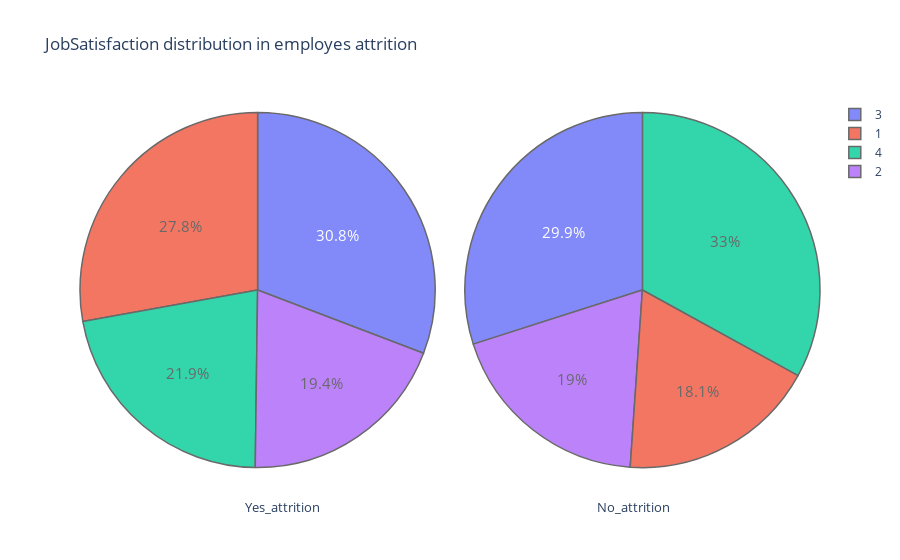

Notebook code cell kept with this figure:
### Code cell
plot("JobSatisfaction")

### Figure 1 — Plotly figure (JSON) as saved in the notebook; plotly's stock layout.template omitted (floating-point values rounded to 4 significant figures)
{"data": [{"domain": {"x": [0, 0.48]}, "hoverinfo": "label+percent+name", "labels": [3, 1, 4, 2], "marker": {"colors": [[0.2824, 0.4706, 0.8157], [0.9333, 0.5216, 0.2902], [0.4157, 0.8, 0.3922], [0.8392, 0.3725, 0.3725], [0.5843, 0.4235, 0.7059], [0.549, 0.3804, 0.2353], [0.8627, 0.4941, 0.7529], [0.4745, 0.4745, 0.4745], [0.8353, 0.7333, 0.4039], [0.5098, 0.7765, 0.8863]], "line": {"width": 1.5}}, "name": "attrition employes", "opacity": 0.8, "textfont": {"size": 15}, "type": "pie", "values": [73, 66, 52, 46]}, {"domain": {"x": [0.52, 1]}, "hoverinfo": "label+percent+name", "labels": [4, 3, 2, 1], "marker": {"colors": [[0.2824, 0.4706, 0.8157], [0.9333, 0.5216, 0.2902], [0.4157, 0.8, 0.3922], [0.8392, 0.3725, 0.3725], [0.5843, 0.4235, 0.7059], [0.549, 0.3804, 0.2353], [0.8627, 0.4941, 0.7529], [0.4745, 0.4745, 0.4745], [0.8353, 0.7333, 0.4039], [0.5098, 0.7765, 0.8863]], "line": {"width": 1.5}}, "name": "Non attrition employes", "opacity": 0.8, "textfont": {"size": 15}, "type": "pie", "values": [407, 369, 234, 223]}], "layout": {"annotations": [{"font": {"size": 13}, "showarrow": false, "text": "Yes_attrition", "x": 0.22, "y": -0.1}, {"font": {"size": 13}, "showarrow": false, "text": "No_attrition", "x": 0.8, "y": -0.1}], "title": {"text": "JobSatisfaction distribution in employes attrition "}}}
